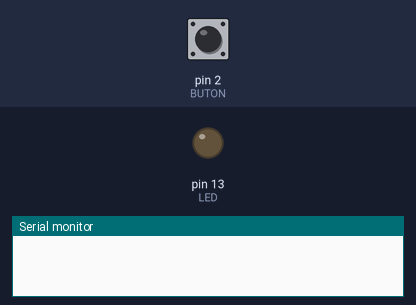
A sketch run on a simulated Arduino Uno, built with avr-gcc and run on an emulated ATmega328P. Parts: output pins drawn as LEDs (lit = HIGH), the last lines printed to the serial monitor. Dashed ring = blinking. The inputs (shaded band) are chosen by the test bench; at power-on: pin 2 (BUTON) HIGH.

Above: at 1.2 s.
1.3 s: pin 2 (BUTON) pulled LOW for 0.15 s
At 2.5 s:
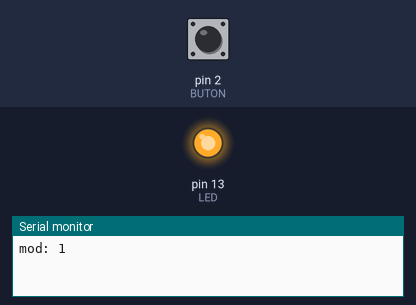
2.9 s: pin 2 (BUTON) pulled LOW for 1 s
At 3.65 s:
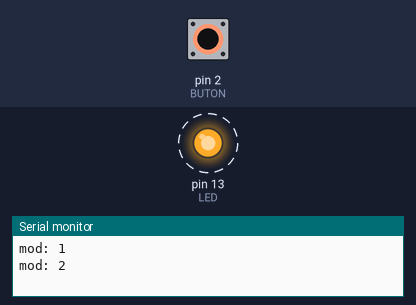
6.2 s: pin 2 (BUTON) pulled LOW for 3.2 s
At 6.5 s:
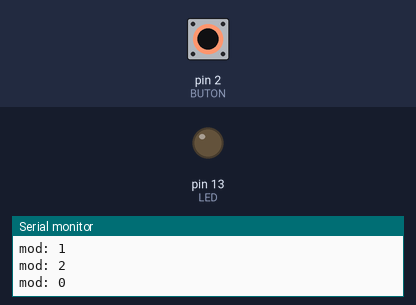
Timing chart, 0 to 9.2 s (numbered marks = the images above; inputs shaded):
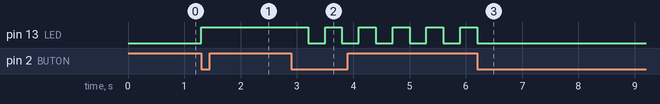

The sketch:

02-buton-mod.ino
```cpp
const int LED = 13;
const int BUTON = 2;
int mod = 0;
int oncekiButon = HIGH;

unsigned long sonBasma = 0;
unsigned long sonYakma = 0;
bool ledAcik = false;

void setup()
{
    pinMode(LED, OUTPUT);
    pinMode(BUTON, INPUT_PULLUP);
    Serial.begin(9600);
}
void loop()
{
    int buton = digitalRead(BUTON);
    if (oncekiButon == HIGH && buton == LOW && millis() - sonBasma > 50)
    {
        mod = (mod + 1) % 3;
        sonBasma = millis();
        Serial.print("mod: ");
        Serial.println(mod);
    }
    oncekiButon = buton;
    if (mod == 0)
    {
        digitalWrite(LED, LOW);
    }
    else if (mod == 1)
    {
        digitalWrite(LED, HIGH);
    }
    else
    {
        if (millis() - sonYakma >= 300)
        {
            sonYakma = millis();
            ledAcik = !ledAcik;
            digitalWrite(LED, ledAcik);
        }
    }
}
```

Measured:
- after the input at 1.3 s, pin 13 (LED): LOW → HIGH at once
- after the input at 2.9 s, pin 13 (LED): alternates HIGH for 0.30 s and LOW for 0.30 s, starting after 0.30 s
- after the input at 6.2 s, pin 13 (LED): goes on until 6.2 s, then stays LOW
